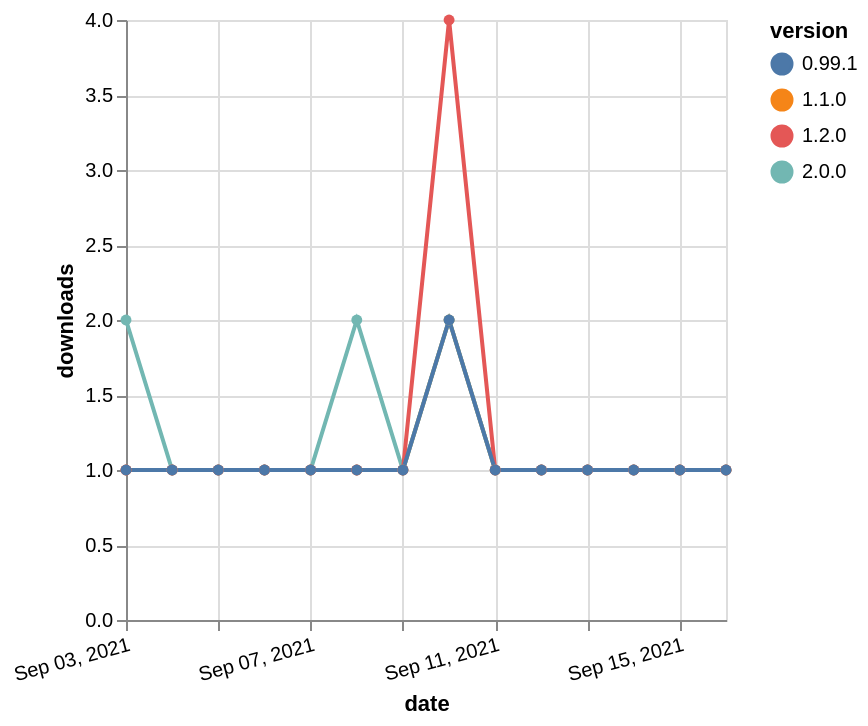

Specify this chart in Vega-Lite:
### Vega-Lite specification from a JSON file in a GitHub repository (floating-point values rounded to 4 significant figures)
{"$schema": "https://vega.github.io/schema/vega-lite/v5.json", "description": "A simple bar chart with embedded data.", "data": {"values": [{"date": "2021-09-03", "total": 178, "delta": 1, "version": "1.1.0"}, {"date": "2021-09-04", "total": 179, "delta": 1, "version": "1.1.0"}, {"date": "2021-09-05", "total": 180, "delta": 1, "version": "1.1.0"}, {"date": "2021-09-06", "total": 181, "delta": 1, "version": "1.1.0"}, {"date": "2021-09-07", "total": 182, "delta": 1, "version": "1.1.0"}, {"date": "2021-09-08", "total": 183, "delta": 1, "version": "1.1.0"}, {"date": "2021-09-09", "total": 184, "delta": 1, "version": "1.1.0"}, {"date": "2021-09-10", "total": 186, "delta": 2, "version": "1.1.0"}, {"date": "2021-09-11", "total": 187, "delta": 1, "version": "1.1.0"}, {"date": "2021-09-12", "total": 188, "delta": 1, "version": "1.1.0"}, {"date": "2021-09-13", "total": 189, "delta": 1, "version": "1.1.0"}, {"date": "2021-09-14", "total": 190, "delta": 1, "version": "1.1.0"}, {"date": "2021-09-15", "total": 191, "delta": 1, "version": "1.1.0"}, {"date": "2021-09-16", "total": 192, "delta": 1, "version": "1.1.0"}, {"date": "2021-09-03", "total": 120, "delta": 2, "version": "2.0.0"}, {"date": "2021-09-04", "total": 121, "delta": 1, "version": "2.0.0"}, {"date": "2021-09-05", "total": 122, "delta": 1, "version": "2.0.0"}, {"date": "2021-09-06", "total": 123, "delta": 1, "version": "2.0.0"}, {"date": "2021-09-07", "total": 124, "delta": 1, "version": "2.0.0"}, {"date": "2021-09-08", "total": 126, "delta": 2, "version": "2.0.0"}, {"date": "2021-09-09", "total": 127, "delta": 1, "version": "2.0.0"}, {"date": "2021-09-10", "total": 129, "delta": 2, "version": "2.0.0"}, {"date": "2021-09-11", "total": 130, "delta": 1, "version": "2.0.0"}, {"date": "2021-09-12", "total": 131, "delta": 1, "version": "2.0.0"}, {"date": "2021-09-13", "total": 132, "delta": 1, "version": "2.0.0"}, {"date": "2021-09-14", "total": 133, "delta": 1, "version": "2.0.0"}, {"date": "2021-09-15", "total": 134, "delta": 1, "version": "2.0.0"}, {"date": "2021-09-16", "total": 135, "delta": 1, "version": "2.0.0"}, {"date": "2021-09-03", "total": 280, "delta": 1, "version": "1.2.0"}, {"date": "2021-09-04", "total": 281, "delta": 1, "version": "1.2.0"}, {"date": "2021-09-05", "total": 282, "delta": 1, "version": "1.2.0"}, {"date": "2021-09-06", "total": 283, "delta": 1, "version": "1.2.0"}, {"date": "2021-09-07", "total": 284, "delta": 1, "version": "1.2.0"}, {"date": "2021-09-08", "total": 285, "delta": 1, "version": "1.2.0"}, {"date": "2021-09-09", "total": 286, "delta": 1, "version": "1.2.0"}, {"date": "2021-09-10", "total": 290, "delta": 4, "version": "1.2.0"}, {"date": "2021-09-11", "total": 291, "delta": 1, "version": "1.2.0"}, {"date": "2021-09-12", "total": 292, "delta": 1, "version": "1.2.0"}, {"date": "2021-09-13", "total": 293, "delta": 1, "version": "1.2.0"}, {"date": "2021-09-14", "total": 294, "delta": 1, "version": "1.2.0"}, {"date": "2021-09-15", "total": 295, "delta": 1, "version": "1.2.0"}, {"date": "2021-09-16", "total": 296, "delta": 1, "version": "1.2.0"}, {"date": "2021-09-03", "total": 221, "delta": 1, "version": "0.99.1"}, {"date": "2021-09-04", "total": 222, "delta": 1, "version": "0.99.1"}, {"date": "2021-09-05", "total": 223, "delta": 1, "version": "0.99.1"}, {"date": "2021-09-06", "total": 224, "delta": 1, "version": "0.99.1"}, {"date": "2021-09-07", "total": 225, "delta": 1, "version": "0.99.1"}, {"date": "2021-09-08", "total": 226, "delta": 1, "version": "0.99.1"}, {"date": "2021-09-09", "total": 227, "delta": 1, "version": "0.99.1"}, {"date": "2021-09-10", "total": 229, "delta": 2, "version": "0.99.1"}, {"date": "2021-09-11", "total": 230, "delta": 1, "version": "0.99.1"}, {"date": "2021-09-12", "total": 231, "delta": 1, "version": "0.99.1"}, {"date": "2021-09-13", "total": 232, "delta": 1, "version": "0.99.1"}, {"date": "2021-09-14", "total": 233, "delta": 1, "version": "0.99.1"}, {"date": "2021-09-15", "total": 234, "delta": 1, "version": "0.99.1"}, {"date": "2021-09-16", "total": 235, "delta": 1, "version": "0.99.1"}]}, "width": "container", "mark": {"type": "line", "point": {"filled": true}}, "encoding": {"x": {"field": "date", "type": "temporal", "timeUnit": "yearmonthdate", "title": "date", "axis": {"labelAngle": -15}}, "y": {"field": "delta", "type": "quantitative", "title": "downloads"}, "color": {"field": "version", "type": "nominal"}, "tooltip": {"field": "delta"}}}
